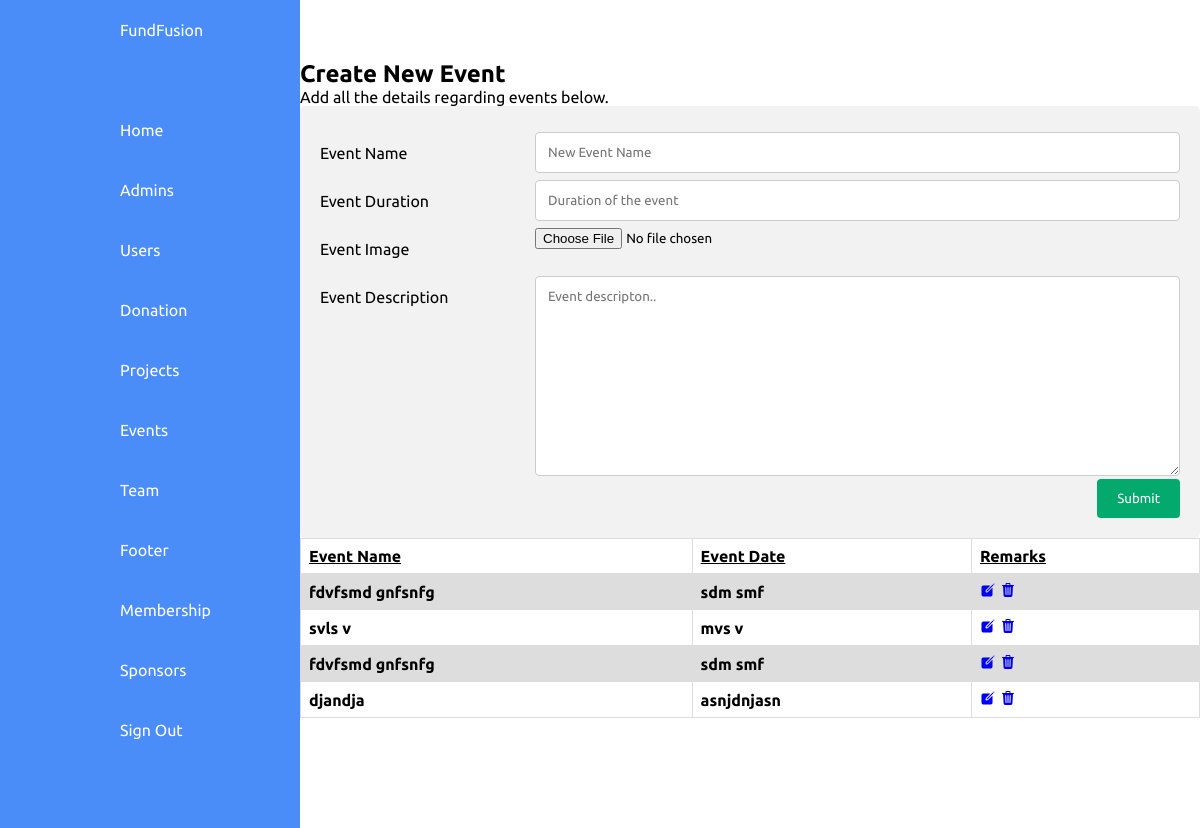
Page /admin/events/create-event.php (signed in) on the committed database.
### tables this page shows
CREATE TABLE IF NOT EXISTS `events` (
  `id` int(11) NOT NULL AUTO_INCREMENT,
  `event_name` varchar(255) NOT NULL,
  `event_image_url` mediumtext NOT NULL,
  `event_description` longtext NOT NULL,
  `event_duration` varchar(255) NOT NULL,
  PRIMARY KEY (`id`)
);

### admin/routeconfig.php (called while the page is built)
<?php
    $site_url = "http://localhost/FundFusion/"
?>

### admin/events/create-event.php (the view, shortened to what this page needs)
<?php
include "../routeconfig.php";
?>
<!DOCTYPE html>
<html lang="en">
  <head>
    <link rel="stylesheet" href="https://cdnjs.cloudflare.com/ajax/libs/font-awesome/5.15.3/css/all.min.css" />
    <link rel="stylesheet" href="<?php echo $site_url ?>css/Dashboard.css" />
    <link rel="stylesheet" href="<?php echo $site_url ?>css/createevent.css" />
  </head>
  <body>
    <div class="container">
      <?php
      @include('../partials/navigation.php')
      ?>
        <div class="main">
            <div class="topbar">
        </div>
        <h2>Create New Event</h2>
        <p>Add all the details regarding events below.</p>
        <div class="containerbox">
        <form action="newevent.php" method="POST" enctype="multipart/form-data">
            <div class="row">
            <div class="col-25">
                <label for="ename">Event Name</label>
            </div>
            <div class="col-75">
                <input type="text" id="ename" name="event_name" placeholder="New Event Name">
            </div>
            </div>
            <div class="row">
            <div class="col-25">
                <label for="eduration">Event Duration</label>
            </div>
            <div class="col-75">
                <input type="text" id="eduration" name="event_duration" placeholder="Duration of the event">
            </div>
            </div>
            <div class="row">
            <div class="col-25">
                <label for="eimage">Event Image</label>
            </div>
            <div class="col-75">
                <input type="file" id="eimage" name="event_image_url">
            </div>
            </div>
            <div class="row">
            <div class="col-25">
                <label for="eduration">Event Description</label>
            </div>
            <div class="col-75">
                <textarea id="eduration" name="event_description" placeholder="Event descripton.." style="height:200px"></textarea>
            </div>
            </div>
            <div class="row">
            <input type="submit" value="Submit">
            </div>
        </form>
    </div>
    <?php
        include "../../database/Db_Connection.php";
        $sql = "SELECT * from events";
        $records = $conn->query($sql);
    ?>
    <table >
        <tr>
            <th><u>Event Name</u></th>
            <th><u>Event Date</u></th>
            <th><u>Remarks</u></th>
        </tr>
        <?php
     foreach( $records as $data )
        {
           echo ' <tr>
           <th>'.$data['event_name'].'</th>
           <th>'.$data['event_duration'].'</th>
           <th><a href="edit-events.php?id='.$data['id'].'"><ion-icon name="create"></ion-icon></a>
           <a href="javascript:void(0);" onclick="confirmDelete('.$data['id'].')"><ion-icon name="trash"></ion-icon></a>
           </th>
           </tr>';
        }
        ?>
    </table>
    </div>
  </body>
</html>

### css/Dashboard.css (style rules this page uses)
* { margin: 0; box-sizing: border-box; font-family: "Ubuntu", sans-serif; }
:root { --blue: #4a8df8; --white: #fff; --grey: #f5f5f5; --black1: #222; --black2: #333; }
body { min-height: 120vh; overflow-x: hidden; }
.container { position: absolute; width: 100%; padding-bottom: 20px; }
.main { position: absolute; width: calc(100% - 300px); left: 300px; min-height: 100vh; background: var(--white); transition: 0.5s; }
.topbar { width: 100%; height: 60px; display: flex; justify-content: space-between; align-items: center; padding: 0 10px; }

### css/createevent.css (style rules this page uses)
* { box-sizing: border-box; }
input[type=text], select, textarea { width: 100%; padding: 12px; border: 1px solid #ccc; border-radius: 4px; resize: vertical; }
label { padding: 12px 12px 12px 0; display: inline-block; }
input[type=submit] { background-color: #04AA6D; color: white; padding: 12px 20px; border: none; border-radius: 4px; cursor: pointer; float: right; }
.containerbox { border-radius: 5px; background-color: #f2f2f2; padding: 20px; }
.col-25 { float: left; width: 25%; margin-top: 6px; }
.col-75 { float: left; width: 75%; margin-top: 6px; }
.row:after { content: ""; display: table; clear: both; }
table { font-family: arial, sans-serif; border-collapse: collapse; width: 100%; }
td, th { border: 1px solid #dddddd; text-align: left; padding: 8px; }
tr:nth-child(even) { background-color: #dddddd; }

### rows in the picture
events: event_name "fdvfsmd gnfsnfg", event_duration "sdm smf"
events: event_name "svls v", event_duration "mvs v"
events: event_name "fdvfsmd gnfsnfg", event_duration "sdm smf"
events: event_name "djandja", event_duration "asnjdnjasn"
